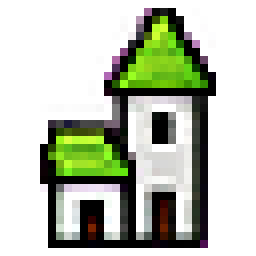
#> input picture bluemap/nationrise-town-level-2.png, 32 x 32 px (shown 8 times larger)
$ python -i build_bluemap_icons.py   (imports and definitions only)
#> lines starting #> are read from the running program, lines starting #| are printed output that depends on the picture
#> further down, picture is the input picture: PIL image 32x32 RGBA; mean R, G, B, A 47.5, 53.4, 37.8, 114.6
# -*- coding: utf-8 -*-
"""Build simplified BlueMap POI icons from the owner-approved art direction."""

from __future__ import annotations

import os

from PIL import Image, ImageDraw, ImageEnhance, ImageFilter, ImageFont


ROOT = os.path.dirname(os.path.abspath(__file__))
SOURCE = os.path.join(
    ROOT, "artwork", "bluemap-icons-simplified-transparent.png"
)
OUT = os.path.join(ROOT, "bluemap")
PREVIEW = os.path.join(ROOT, "logo", "bluemap-town-icons-preview.png")

ALPHA_THRESHOLD = 96
OUTPUT_SIZE = 32
WHITE = "#F2F5F8"
MUTED = "#AEB8C5"

ICONS = [
    ("nationrise-town-level-1.png", "Уровень 1"),
    ("nationrise-town-level-2.png", "Уровень 2"),
    ("nationrise-town-level-3.png", "Уровень 3"),
    ("nationrise-town-level-4.png", "Уровень 4"),
    ("nationrise-town-level-5.png", "Уровень 5"),
    ("nationrise-town-capital.png", "Столица"),
]


# [50 lines left out: functions font, active_x_ranges, extract, not called in this run]


def fit(source: Image.Image) -> Image.Image:
    # The dedicated simplified sheet already removes tiny decorations. Keep
    # its clean silhouette and use almost the full 32px marker footprint.
    inner = OUTPUT_SIZE - 2
    scale = min(inner / source.width, inner / source.height)
#> scale = 0.938
    width = max(1, round(source.width * scale))
#> width = 30
    height = max(1, round(source.height * scale))
#> height = 30
    resized = source.resize((width, height), Image.Resampling.LANCZOS)
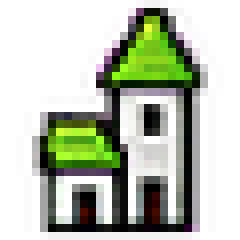
#> resized: PIL image 30x30 RGBA (shown 8 times larger); mean R, G, B, A 51.1, 54.8, 41.6, 114.4; transparent parts drawn white
    resized = ImageEnhance.Contrast(resized).enhance(1.12)
    resized = ImageEnhance.Color(resized).enhance(1.08)
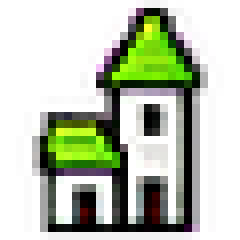
#> resized: PIL image 30x30 RGBA (shown 8 times larger); mean R, G, B, A 52.5, 57.2, 41.4, 114.4; transparent parts drawn white
    resized = resized.filter(
        ImageFilter.UnsharpMask(radius=0.65, percent=165, threshold=2)
    )
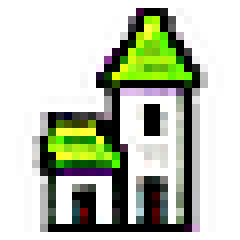
#> resized: PIL image 30x30 RGBA (shown 8 times larger); mean R, G, B, A 54.4, 56.4, 42.5, 113.5; transparent parts drawn white
    output = Image.new(
        "RGBA", (OUTPUT_SIZE, OUTPUT_SIZE), (0, 0, 0, 0)
    )
#> output: PIL image 32x32 RGBA; every value is 0
    output.alpha_composite(
        resized, ((OUTPUT_SIZE - width) // 2, (OUTPUT_SIZE - height) // 2)
    )
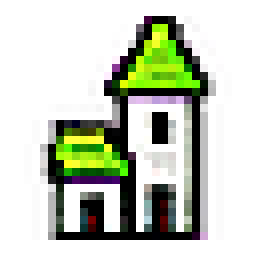
#> output: PIL image 32x32 RGBA (shown 8 times larger); mean R, G, B, A 44.7, 48.6, 34.6, 99.8; transparent parts drawn white
    return output


# [50 lines left out: functions make_preview, main, not called in this run]


# [2 lines not run here, left out]

>>> from PIL import Image
>>> picture = Image.open('bluemap/nationrise-town-level-2.png')
>>> result = fit(picture)
